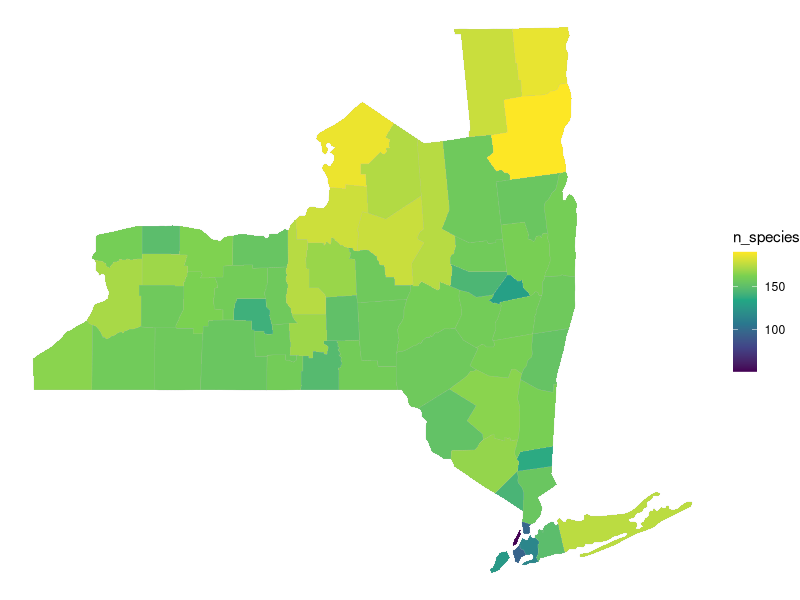
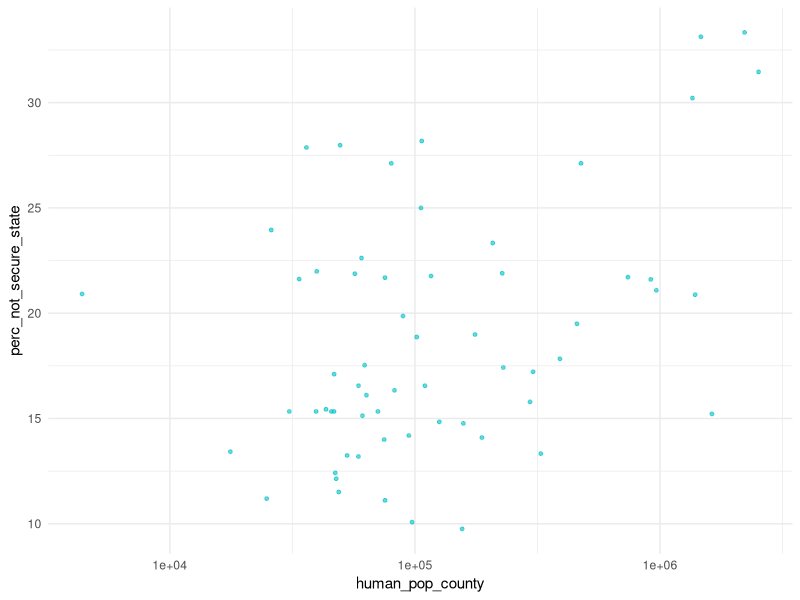
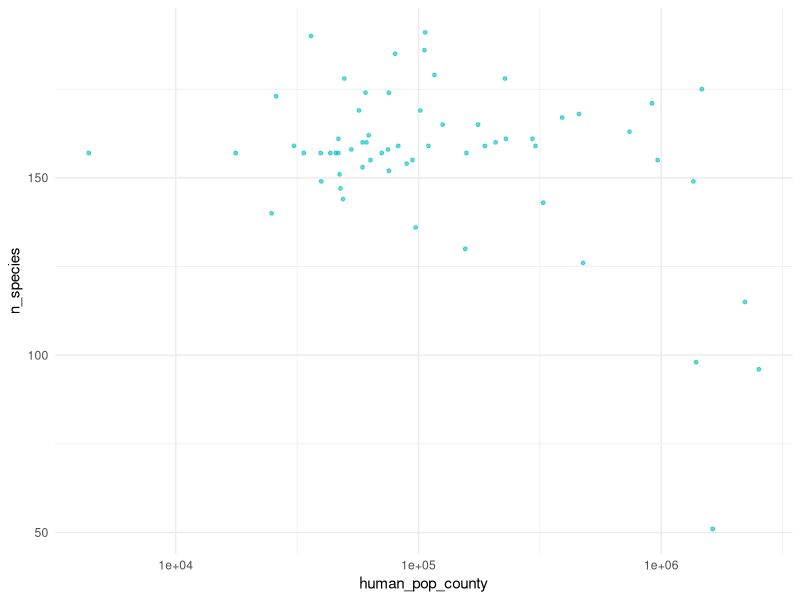
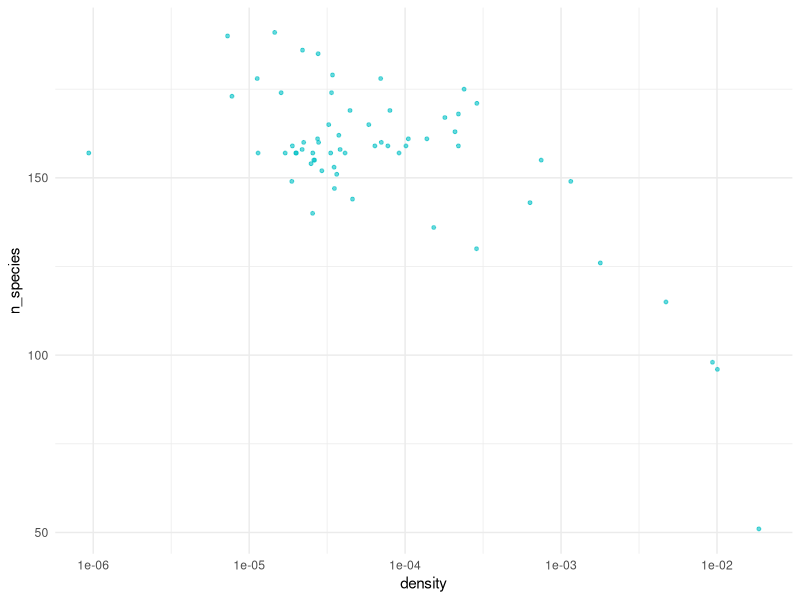
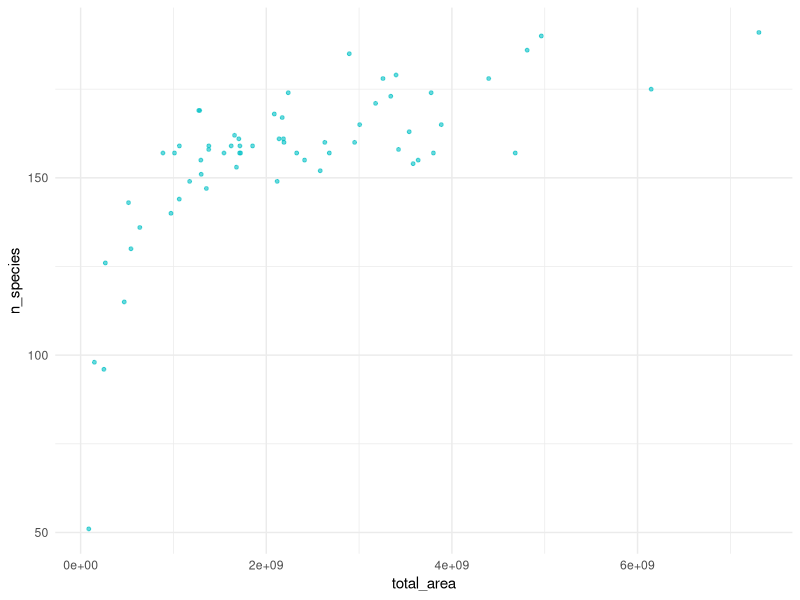
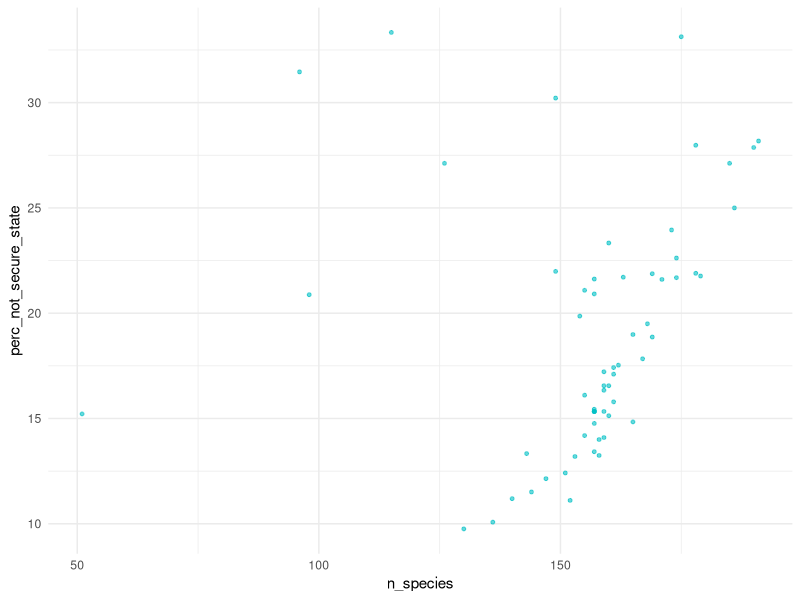

Recreate these plots in R, in order.
## ---- chunk 1
library("readr")
library("dplyr")
library("tidyr")
library("stringr")
## ---- chunk 2
# Contains names of plants and animals, as well as endangerment status, in NY at the county level
#biodiversity = read_csv("./data/Biodiversity.csv")

#https://data.ny.gov/api/views/6x7f-k6wi/rows.csv?accessType=DOWNLOAD&sorting=true
#biodiversity = read_csv("./data/Biodiversity_Animals_Plants.csv")

#https://data.ny.gov/api/views/4asw-6tmc/rows.csv?accessType=DOWNLOAD&sorting=true
biodiversity = read_csv("./data/Biodiversity_Birds.csv")

# Contains estimations for human populations and growth rate in each NY county
countyPop = read_csv("./data/NYCounties.csv")

# Contains estimated land mass of NY counties from 2010
# Areas are in square miles
countyArea = read_csv("./data/NYCountyArea.csv")
## ---- chunk 3
# Clean county population dataset
countyPop = countyPop %>% 
  extract(CTYNAME, into = "county", regex = "(.*)(?= County)") %>% 
  rename(human_pop_county = pop2021, human_growth_rate = GrowthRate)

# Clean county areas dataset
countyArea = countyArea %>% 
  select(BASENAME, AREALAND, AREAWATER) %>% 
  rename(county = BASENAME,
         land_area = AREALAND,
         water_area = AREAWATER)

# Change spaces into underscores and make lowercase for biodiversity column names
names(biodiversity) = gsub(" ", "_", tolower(names(biodiversity)))

# Clean the biodiversity dataset and join with other datasets
biodiversity = biodiversity %>% 
  # Remove unwanted columns
  select(everything(), 
         -ny_listing_status, 
         -federal_listing_status, 
         -distribution_status, 
         -year_last_documented,
         -scientific_name) %>% 
  # Remove non-plant/animal entries as well as non-county entries
  filter(category != "Natural Community", 
         category != "not listed", 
         taxonomic_group != "Animal Assemblages",
         county %in% countyPop$county) %>% 
  left_join(countyPop, by = "county") %>% 
  left_join(countyArea, by = "county") %>% 
  # Create pop/mi^2
  mutate(pop_per_mi = human_pop_county / (land_area + water_area))
## ---- chunk 4
head(biodiversity)
## ---- chunk 5
biodiversity %>% group_by(category) %>% summarise(n = n_distinct(state_conservation_rank))
biodiversity %>% summarise(n = n_distinct(global_conservation_rank))
## ---- chunk 6
# Derive human population densities for each county
county <- full_join(countyArea, countyPop) %>%
  mutate(total_area = land_area + water_area,
         density = human_pop_county/total_area) %>%
  select(county, total_area, human_pop_county, density)

# Find number of species per county, join with dataset to to have pop density and number of species per county in one df
county_data <- biodiversity %>%
  group_by(county) %>%
  summarise(n_species = n()) %>%
  full_join(county, by="county")
## ---- chunk 7
# Derive number of species for each taxonomic group
species_by_subgroup <- biodiversity %>%
  group_by(taxonomic_subgroup) %>%
  summarise(unique_species = unique(common_name)) %>%
  group_by(taxonomic_subgroup) %>%
  summarise(n_species = n())
## ---- chunk 8
# Convert state and global status ranks into 'secure' 'not_secure' and 'NA'
biodiversity_security <- biodiversity %>%
  mutate(state_security = case_when(
    state_conservation_rank %in% c("S3S4B") ~ "secure",
    state_conservation_rank %in% c("SH", "SX", "S2S3B", "S2?B", "S3?B", "S2?", "S3?", "S1N", "S1?", "S3,SNRN", "SHB,S1N") ~ "not_secure",
    state_conservation_rank %in% c("SNA", "SU", "SNRN") ~ "NA", 
    str_detect(state_conservation_rank, "^S[123]B") | str_detect(state_conservation_rank, "^S[:digit:]S[123]") | str_detect(state_conservation_rank, "^S[123]$") ~ "not_secure",
    str_detect(state_conservation_rank, "^S[45]B") | str_detect(state_conservation_rank, "^S[:digit:]S[45]") | str_detect(state_conservation_rank, "^S[45]$") ~ "secure"
  ),
  global_security = case_when(str_detect(global_conservation_rank, "^G[:digit:]G[45]") | str_detect(global_conservation_rank, "^G[45]T") | str_detect(global_conservation_rank, "^G[45]\\??$") | str_detect(global_conservation_rank, "^G[45]Q") | str_detect(global_conservation_rank, "^G[45]\\?T") ~ "secure",
                              str_detect(global_conservation_rank, "^G[:digit:]G[123]") | str_detect(global_conservation_rank, "^G[123]T") | str_detect(global_conservation_rank, "^G[123HX]\\??$") | str_detect(global_conservation_rank, "^G[123]\\??Q") ~ "not_secure",
                              global_conservation_rank %in% c("GU", "GNA", "GNR", "GUT1Q", "GNRTNR") ~ "NA"
  )) 

# Summarise by county and do math to get % not secure for each county
county_security <- biodiversity_security %>%
  group_by(county) %>%
  summarise(state_secure = length(which(state_security == "secure")),
            state_not_secure = length(which(state_security == "not_secure")), 
            global_secure = length(which(global_security == "secure")),
            global_not_secure = length(which(global_security == "not_secure")), 
            total_state = state_not_secure + state_secure,
            total_global = global_not_secure + global_secure,
            perc_not_secure_state = state_not_secure/total_state * 100,
            perc_not_secure_global = global_not_secure/total_global *100
            )


counties_derived <- full_join(county_data, county_security) %>%
  select(-state_secure, -state_not_secure, -global_secure, -global_not_secure, -total_state, -total_global)
## ---- chunk 9
# Contains the number of each taxonomic group that occurs in each county
# changed taxnomic group to taxnomic subgroup -- Caitlin
# Also contains the security and population of the county
counties_taxonomic = 
  biodiversity %>% 
  select(county, taxonomic_subgroup) %>% 
  count(county, taxonomic_subgroup) %>% 
  pivot_wider(names_from = taxonomic_subgroup, values_from = n) %>% 
  #replace(is.na(.), 0) %>% 
  right_join(counties_derived, by = "county") %>%
  rename(All = n_species) %>% 
  select(county, All, 2:40, perc_not_secure_state, perc_not_secure_global) %>% 
  pivot_longer(2:41, names_to = "taxonomic_subgroup", values_to = "n") %>% 
  drop_na() %>% 
  mutate(n = as.integer(n))

#%>% 
  #pivot_longer(c(perc_not_secure_state, perc_not_secure_global), names_to = "level", values_to = "perc_secure")
## ---- chunk 10
# Summarise by county and do math to get % not secure for each county
taxonomic_security <- biodiversity_security %>%
  group_by(county, taxonomic_subgroup) %>%
  summarize(state_secure = length(which(state_security == "secure")),
            state_not_secure = length(which(state_security == "not_secure")), 
            global_secure = length(which(global_security == "secure")),
            global_not_secure = length(which(global_security == "not_secure")), 
            total_state = state_not_secure + state_secure,
            total_global = global_not_secure + global_secure,
            perc_not_secure_state = state_not_secure/total_state * 100,
            perc_not_secure_global = global_not_secure/total_global *100
  ) %>% 
  select(county, taxonomic_subgroup, perc_not_secure_state, perc_not_secure_global) %>% 
  rename(subgroup_secure = taxonomic_subgroup)

all_security = counties_derived %>% 
  select(county, perc_not_secure_state, perc_not_secure_global) %>% 
  mutate(subgroup_secure = "All")

taxonomic_security = rbind(taxonomic_security, all_security)

taxonomic_security = counties_taxonomic %>% 
  select(-perc_not_secure_state, -perc_not_secure_global) %>% 
  left_join(taxonomic_security, by = "county") %>% 
  filter(taxonomic_subgroup == subgroup_secure) %>% 
  pivot_longer(c(perc_not_secure_state, perc_not_secure_global), names_to = "level", values_to = "perc_not_secure")
## ---- chunk 11
# write two main datasets to csv files
write_csv(counties_derived, "./data/counties_derived.csv")

write_csv(biodiversity, "./data/biodiversity_derived.csv")

write_csv(counties_taxonomic, "./data/counties_taxonomic.csv")

write_csv(taxonomic_security, "./data/taxonomic_security.csv")
## ---- chunk 12
# I followed this tutorial: https://www.r-bloggers.com/2017/10/county-level-choropleth-in-plotly-and-r/

library("ggplot2")

counties_nspecies = counties_derived %>% 
  select(county, n_species) %>% 
  mutate(county = tolower(county)) %>% 
  rename(subregion = county)

choropleth = map_data("county") %>% 
  filter(region == "new york") %>% 
  inner_join(counties_nspecies, by = "subregion")

ggplot(choropleth, aes(long, lat, group = subregion)) +
  geom_polygon(aes(fill = n_species), colour = alpha("grey", 1/2), size = 0.1)  +
  scale_fill_viridis_c() +
  theme_void()
## ---- chunk 13
ggplot(counties_derived, aes(x = human_pop_county, y = perc_not_secure_state)) + 
    scale_x_log10() +
    #geom_jitter(color = "#00BFC4", alpha = 0.6, size = 1, width = 0.3) +
    geom_point(color = "#00BFC4", alpha = 0.6, size = 1) +
    theme_minimal() +
    theme(legend.position = "none")

ggplot(counties_derived, aes(x = human_pop_county, y = n_species)) + 
    scale_x_log10() +
    geom_point(color = "#00BFC4", alpha = 0.6, size = 1) +
    theme_minimal() +
    theme(legend.position = "none")

ggplot(counties_derived, aes(x = density, y = n_species)) + 
    scale_x_log10() +
    geom_point(color = "#00BFC4", alpha = 0.6, size = 1) +
    theme_minimal() +
    theme(legend.position = "none")

ggplot(counties_derived, aes(x = total_area, y = n_species)) + 
    geom_point(color = "#00BFC4", alpha = 0.6, size = 1) +
    theme_minimal() +
    theme(legend.position = "none")

ggplot(counties_derived, aes(x = n_species, y = perc_not_secure_state)) + 
    geom_point(color = "#00BFC4", alpha = 0.6, size = 1) +
    theme_minimal() +
    theme(legend.position = "none")
